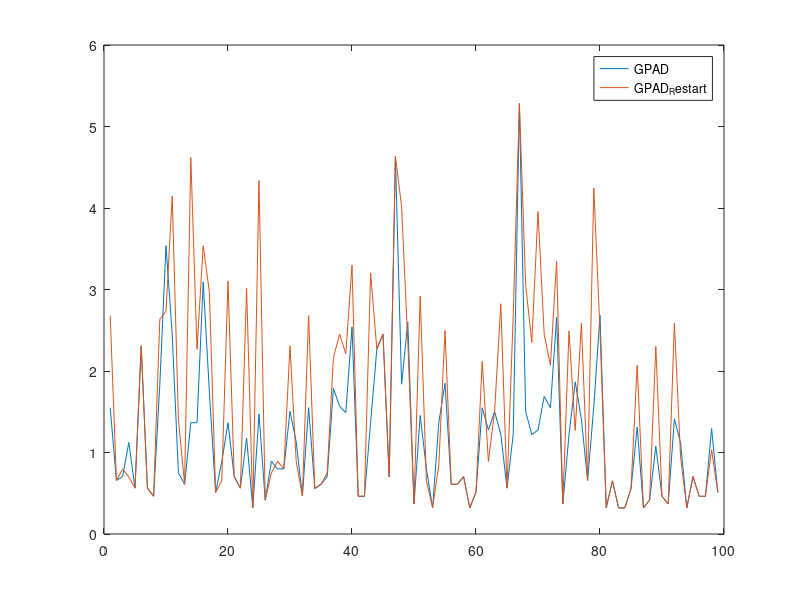

Write the MATLAB code that produced this figure. (Note: this script raises an error after producing the figure.)
%%
l1=[
1407.780884 
1549.236694 
656.898865 
704.135803 
1123.669312 
562.170776 
2306.165771 
562.168823 
462.294708 
1833.330200 
3537.657959 
2452.974854 
751.168945 
609.551270 
1366.202271 
1365.812378 
3090.668945 
1738.509155 
509.782562 
887.636902 
1365.523926 
703.711182 
562.153931 
1176.750366 
320.559235 
1471.434082 
415.294769 
892.969482 
798.350586 
798.671997 
1507.893188 
1129.027954 
467.526398 
1549.529907 
557.028076 
609.499268 
704.096313 
1785.991089 
1566.692627 
1488.672974 
2541.327148 
462.445618 
462.377197 
1365.810669 
2264.322021 
2448.770264 
698.727051 
4622.970215 
1838.439819 
2599.740723 
367.888123 
1454.534424 
798.712646 
320.773285 
1366.193359 
1849.852173 
609.272583 
609.495728 
704.212036 
318.647766 
515.070618 
1549.234741 
1276.497192 
1502.873657 
1224.012573 
562.487427 
1218.467285 
5269.457031 
1508.285400 
1218.543823 
1276.557251 
1688.553833 
1549.588501 
2658.732910 
367.693634 
1218.816406 
1866.964111 
1408.011353 
657.018677 
1566.772583 
2683.371826 
318.688660 
651.510315 
318.627625 
320.607025 
556.908813 
1313.203003 
320.716705 
415.126984 
1076.764160 
462.281525 
367.790619 
1412.961426 
1115.549561 
320.698181 
704.117798 
462.569885 
462.340027 
1293.712524 
509.564667 
];

l2=[
701.115356 
2681.981934 
657.959106 
795.839783 
701.046814 
563.611206 
2312.283691 
563.383667 
463.334961 
2634.724609 
2735.392578 
4147.687012 
1406.548584 
610.674072 
4620.009766 
2265.838379 
3537.279785 
2966.558838 
510.735870 
653.783325 
3104.905029 
705.898621 
563.468323 
3013.556152 
321.147156 
4337.759766 
416.012787 
748.785278 
890.908997 
800.574036 
2308.302490 
890.804871 
468.745758 
2680.645264 
557.892395 
610.742798 
748.385986 
2165.322266 
2451.404297 
2213.555176 
3299.258057 
463.511383 
463.351532 
3203.508057 
2270.680664 
2455.577393 
700.890076 
4636.633301 
4015.711182 
2355.082031 
368.547699 
2919.222168 
653.840515 
321.405426 
843.301392 
2497.872559 
610.980774 
610.963440 
706.122375 
321.404449 
516.185242 
2118.183838 
890.789001 
1506.690186 
2825.153320 
563.580017 
2682.364014 
5285.237305 
3062.832520 
2350.269287 
3957.531738 
2449.718018 
2071.503174 
3346.593262 
368.429565 
2493.024902 
1270.177490 
2587.845947 
658.328979 
4243.699707 
2496.856201 
321.343475 
652.861389 
321.228394 
321.166687 
558.455017 
2071.103516 
321.244965 
416.084229 
2303.363037 
463.238007 
368.617706 
2587.574951 
937.893860 
321.080322 
705.670410 
463.392609 
463.308197 
1033.116699 
510.662231  
];

%%
clc
[size(l1,1) size(l2,1)]
plot(l1(2:end)/1e3);
hold all;
plot(l2(2:end)/1e3);
%plot(time_operation(2,2:end));
legend('GPAD','GPAD_Restart','Gurobi-IP');

LL=[2:99];
[sys.nx*size(Ptree.P,1) sys.nu*size(Ptree.K,2)...
    sys.nx*size(Ptree.P,1)+sys.nu*size(Ptree.K,2) size(Ptree.P,1) size(Ptree.K,2)]
[mean(l1(LL)/1e3) mean(l2(LL)/1e3)]

[max(l1(LL)/1e3) max(l2(LL)/1e3)]

